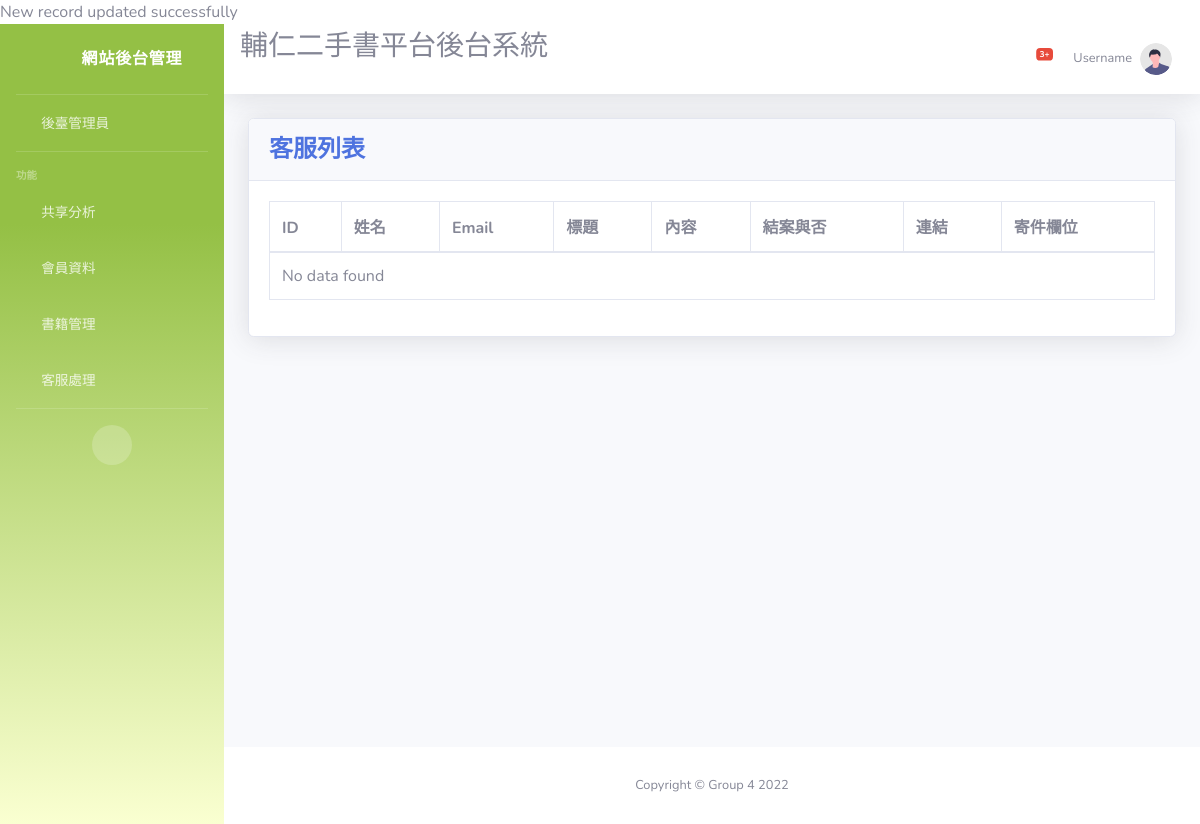
Page /report/report/Customer_Service.php on the earlier database version.
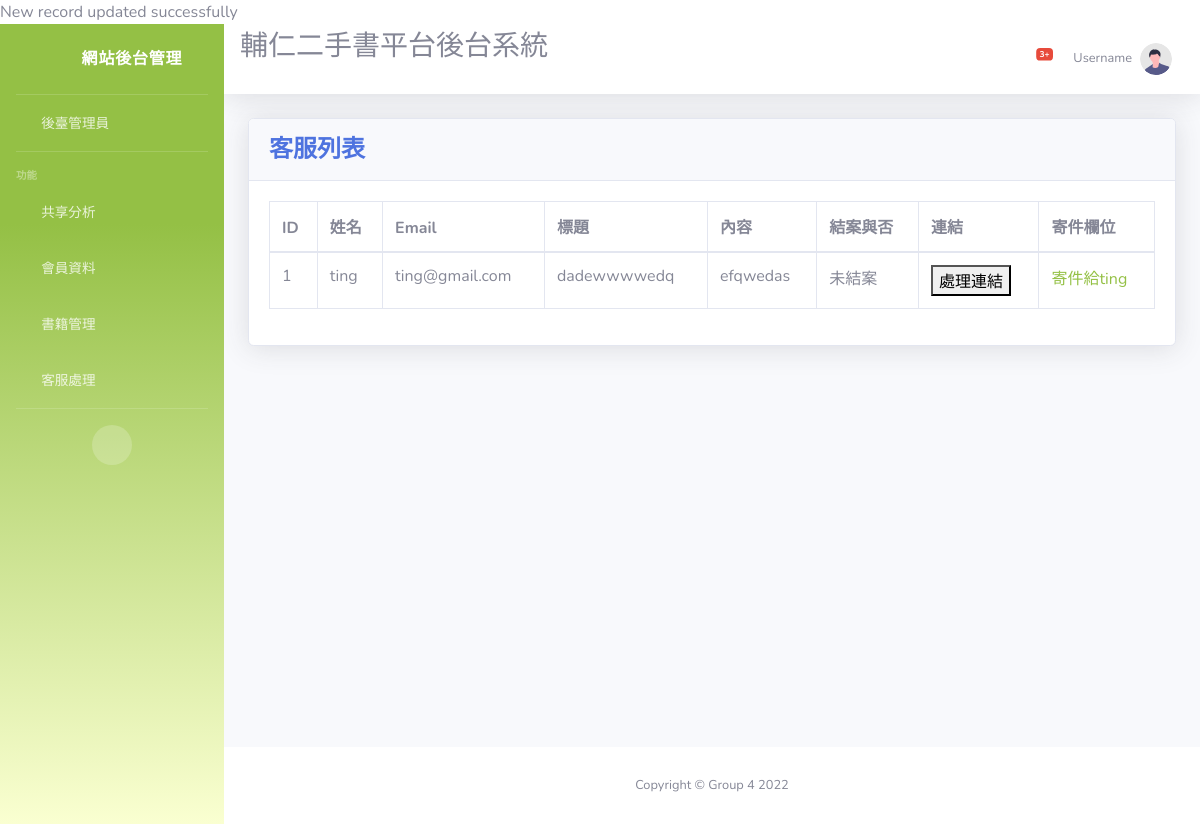
Same page on the later database version.
### tables this page shows
CREATE TABLE `customer_service` (
  `service_id` int(20) NOT NULL,
  `service_name` varchar(50) NOT NULL,
  `service_email` varchar(50) NOT NULL,
  `service_title` varchar(100) NOT NULL,
  `service_content` varchar(100) NOT NULL,
  `service_end` int(11) NOT NULL
);

### report/report/developers.php (called while the page is built)
<?php
include("database.php");
$db= $conn;
$tableName="customer_service";
$columns= ['service_id', 'service_name','service_email','service_title','service_content', 'service_end'];
$fetchData = fetch_data($db, $tableName, $columns);
function fetch_data($db, $tableName, $columns){
 if(empty($db)){
  $msg= "Database connection error";
 }elseif (empty($columns) || !is_array($columns)) {
  $msg="columns Name must be defined in an indexed array";
 }elseif(empty($tableName)){
   $msg= "Table Name is empty";
}
else{
$columnName = implode(", ", $columns);
$query = "SELECT ".$columnName." FROM $tableName"." ORDER BY service_id DESC";
$result = $db->query($query);
if($result== true){
 if ($result->num_rows > 0) {
    $row= mysqli_fetch_all($result, MYSQLI_ASSOC);
    $msg= $row;
 } else {
    $msg= "No Data Found";
 }
}else{
  $msg= mysqli_error($db);
}
}
return $msg;
}
?>

### report/report/Customer_Service.php (the view, shortened to what the changed rows need)
<?php
include("developers.php");
?>
<!DOCTYPE html>
<html lang="en">
<head>
    <link href="vendor/fontawesome-free/css/all.min.css" rel="stylesheet" type="text/css">
    <link href="css/sb-admin-2.min.css" rel="stylesheet">
    <link href="vendor/datatables/dataTables.bootstrap4.min.css" rel="stylesheet">
</head>
<body id="page-top">
    <div id="wrapper">
        <div id="content-wrapper" class="d-flex flex-column">
            <div id="content">
                <div class="container-fluid">
                    <div class="card shadow mb-4">
                        <div class="card-body">
                            <div class="table-responsive">
                                <table class="table table-bordered" id="dataTable" width="100%" cellspacing="0">
                                <thead>
                                        <tr>
                                            <th>ID</th>
                                            <th>姓名</th>
                                            <th>Email</th>
                                            <th>標題</th>
                                            <th>內容</th>
                                            <th>結案與否</th>
                                            <th>連結</th>
                                            <th>寄件欄位</th>
                                        </tr>
                                    </thead>
                                    <?php
                                    if(is_array($fetchData)){
                                        foreach($fetchData as $data){
                                        ?>
                                    <tbody>
                                        <tr>
                                        <td><?php echo $data['service_id']??''; ?></td>
                                        <td><?php echo $data['service_name']??''; ?></td>
                                        <td><?php echo $data['service_email']??''; ?></td>
                                        <td><?php echo $data['service_title']??''; ?></td>
                                        <td><?php echo $data['service_content']??''; ?></td>
                                        <td><?php if($data['service_end'] == 1) echo '結案'; else if($data['service_end'] == 0) echo '未結案'; else echo "error"; ?></td>
                                        <td><button onclick="update('<?php echo $data['service_id']; ?>')">處理連結</button></td>
                                        <td><a href="mailto:'<?php echo $data['service_email']?>'">寄件給<?php echo $data['service_name']; ?></a></td>
                                        </tr>
                                        <?php
                                        ;}}else{ ?>
                                            <tr>
                                             <td colspan="9">No data found</td>
                                            </tr>
                                         <?php } ?>
                                    </tbody>
                                </table>
                            </div>
                        </div>
                    </div>
                </div>
            </div>
        </div>
    </div>
</body>

Differences in the rows shown:
added customer_service: service_id "1", service_name "ting", service_email "ting@gmail.com", service_title "dadewwwwedq", service_content "efqwedas", service_end "未結案"
Other differences:
text no longer shown: "No data found"
